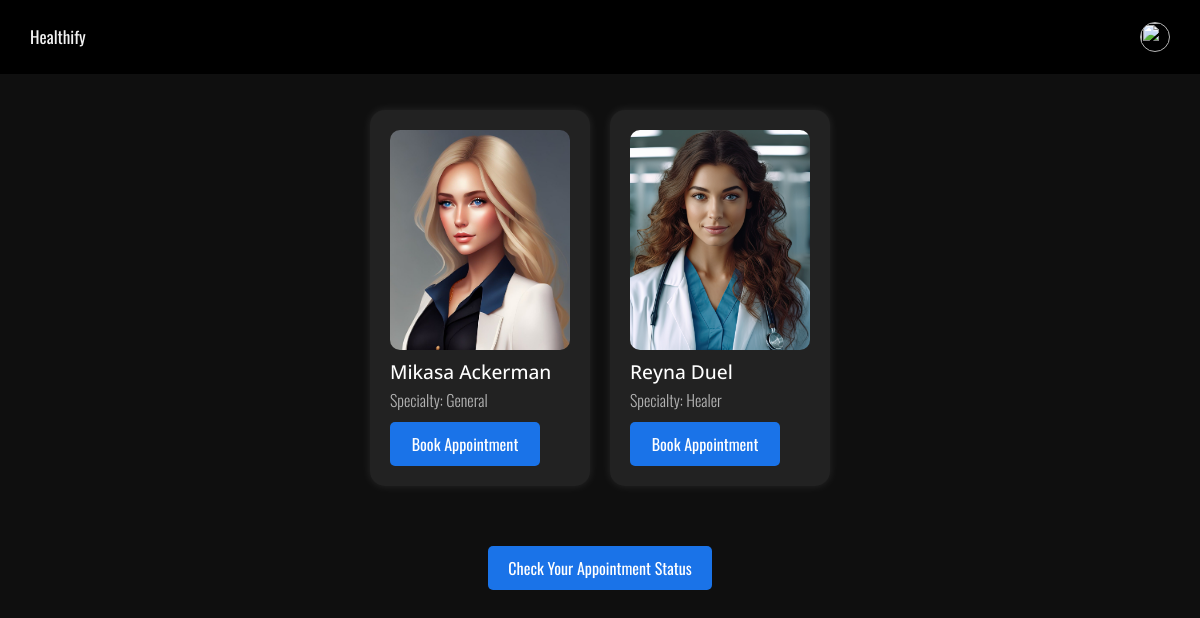
The app's page /patient_dashboard_view/ with its own data.
### authentication/models.py (models this page shows, shortened)
class UserModel(BaseModel):
    first_name = models.CharField(max_length=255)
    last_name = models.CharField(max_length=255)
    email = models.EmailField(max_length=255,unique=True)
    contact = models.CharField(max_length=255)
    password = models.CharField(max_length=255)
    doctor_speciality = models.CharField(max_length=255,blank=True)
    role = models.CharField(max_length=50,default="patient")
    otp = models.CharField(max_length=50,default="457783")
    photo = models.ImageField(upload_to='user_photos/',blank=True)

### userapp/views.py (the view)
# urls.py: path('patient_dashboard_view/',patient_dashboard_view,name='patient_dashboard_view'),
def patient_dashboard_view(request):
    doctors = UserModel.objects.filter(role='doctor')
    context = {
        'doctors':doctors
    }
    return render(request,'userapp/patient_dashboard.html',context)

### userapp/templates/userapp/patient_dashboard.html (shortened to what this page needs)
{% extends 'userapp/base.html' %}
{% block content %}
<div class="doctor-container">
    {% for doctor in doctors %}
    <div class="doctor-card">
        <img src="{{ doctor.photo.url }}" alt="{{ doctor.first_name }} {{ doctor.last_name }}">
        <h2>{{ doctor.first_name }} {{ doctor.last_name }}</h2>
        <p>Specialty: {{ doctor.doctor_speciality }}</p>
        <form method="GET" action="{% url 'appointment_form_view' %}">
            <input type="submit" class="appointment-button" value="Book Appointment">
        </form>
    </div>
    {% endfor %}
</div>
<div class="appointment-status-button-container">
    <a href="{% url 'appointment_status_view' %}" class="appointment-status-button">Check Your Appointment Status</a>
</div>
{% endblock %}

### userapp/static/userapp/css/style.css (style rules this page uses)
body { font-family: "Open Sans", -apple-system, BlinkMacSystemFont, "Segoe UI", Roboto, "Helvetica Neue", Arial, "Noto Sans", sans-serif, "Apple Color Emoji", "Segoe UI Emoji", "Segoe UI Symbol", "Noto Color Emoji"; background-color: #fff; height: 200vh; position: relative; }
body:before { content: ""; position: absolute; top: 0; left: 0; right: 0; bottom: 0; background: rgba(0, 0, 0, 0.5); -webkit-transition: .3s all ease; -o-transition: .3s all ease; transition: .3s all ease; opacity: 0; visibility: hidden; z-index: 1; }
p { color: #b3b3b3; font-weight: 300; }
h1, h2, h3, h4, h5, h6, .h1, .h2, .h3, .h4, .h5, .h6 { font-family: "Open Sans", -apple-system, BlinkMacSystemFont, "Segoe UI", Roboto, "Helvetica Neue", Arial, "Noto Sans", sans-serif, "Apple Color Emoji", "Segoe UI Emoji", "Segoe UI Symbol", "Noto Color Emoji"; }
a { -webkit-transition: .3s all ease; -o-transition: .3s all ease; transition: .3s all ease; }
a, a:hover { text-decoration: none !important; }

### userapp/templates/userapp/base.html (style rules this page uses)
body { margin: 0; font-family: 'Oswald', sans-serif; background-color: #0f0f0f; }
.doctor-container { margin-top: 90px; display: flex; justify-content: center; align-items: center; gap: 20px; padding: 20px; font-family: 'Oswald', sans-serif; }
.doctor-card { background-color: #222; color: #fff; border-radius: 15px; box-shadow: 0 0 10px rgba(255, 255, 255, 0.1); padding: 20px; margin-bottom: 20px; width: 220px; display: flex; flex-direction: column; justify-content: space-between; }
.doctor-card h2 { margin-bottom: 5px; font-size: 1.2rem; }
.doctor-card p { margin-bottom: 10px; font-size: 1rem; }
.doctor-card img { width: 100%; height: 220px; object-fit: cover; border-radius: 10px; margin-bottom: 10px; }
.appointment-button { background-color: #1a73e8; color: #fff; padding: 10px; border: none; border-radius: 5px; cursor: pointer; transition: background-color 0.3s ease; align-self: center; width: 150px; }
.appointment-status-button-container { margin-top: 20px; text-align: center; }
.appointment-status-button { display: inline-block; padding: 10px 20px; background-color: #1a73e8; color: #fff; text-decoration: none; border-radius: 5px; transition: background-color 0.3s ease; }

### records on screen
UserModel: photo (picture), first_name "Mikasa", last_name "Ackerman", doctor_speciality "General"
UserModel: photo (picture), first_name "Reyna", last_name "Duel", doctor_speciality "Healer"
